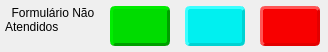
           <widget class="QFrame" name="frame_2">
            <property name="maximumSize">
             <size>
              <width>16777215</width>
              <height>50</height>
             </size>
            </property>
            <property name="styleSheet">
             <string notr="true">QFrame{
	border: 0px;
}
QPushButton {
	background-color: rgb(207, 207, 207);
	border-style: outset;
    border-width: 2px;
    border-radius: 5px; 
    border-color: rgb(238, 238, 238);
    font: bold 14px;		
	text-align: center;
	color: rgb(0, 0, 0);
}

QPushButton::hover {
    background-color: rgb(190, 190, 190);
    border-style: inset;
}

QPushButton::pressed {
    background-color: rgb(190, 190, 190);
    border-style: inset;
}</string>
            </property>
            <property name="frameShape">
             <enum>QFrame::StyledPanel</enum>
            </property>
            <property name="frameShadow">
             <enum>QFrame::Raised</enum>
            </property>
            <layout class="QHBoxLayout" name="horizontalLayout">
             <property name="spacing">
              <number>15</number>
             </property>
             <property name="leftMargin">
              <number>5</number>
             </property>
             <property name="topMargin">
              <number>6</number>
             </property>
             <property name="rightMargin">
              <number>8</number>
             </property>
             <property name="bottomMargin">
              <number>6</number>
             </property>
             <item>
              <widget class="QLabel" name="label">
               <property name="minimumSize">
                <size>
                 <width>0</width>
                 <height>30</height>
                </size>
               </property>
               <property name="styleSheet">
                <string notr="true">
font: bold 14pt &quot;Segoe UI&quot;;
border: 0px;</string>
               </property>
               <property name="text">
                <string>  Formulário Não Atendidos</string>
               </property>
               <property name="alignment">
                <set>Qt::AlignLeading|Qt::AlignLeft|Qt::AlignTop</set>
               </property>
               <property name="wordWrap">
                <bool>true</bool>
               </property>
              </widget>
             </item>
             <item>
              <widget class="QPushButton" name="btn_salvar_novo">
               <property name="minimumSize">
                <size>
                 <width>60</width>
                 <height>40</height>
                </size>
               </property>
               <property name="maximumSize">
                <size>
                 <width>60</width>
                 <height>40</height>
                </size>
               </property>
               <property name="toolTip">
                <string>&lt;html&gt;&lt;head/&gt;&lt;body&gt;&lt;p&gt;Salvar e Novo&lt;/p&gt;&lt;/body&gt;&lt;/html&gt;</string>
               </property>
               <property name="styleSheet">
                <string notr="true">#btn_salvar_novo{	
	background-color: rgb(0, 220, 0);
    border-style: outset;
    border-width: 3px;
    border-radius: 5px; 
    border-color: rgb(0, 158, 0);
    font: bold 14px;		
	text-align: center;
	color: rgb(255, 255, 255);
}
#btn_salvar_novo::hover {
    background-color: rgb(0, 195, 0);
    border-style: inset;
}
#btn_salvar_novo::pressed {
    background-color: rgb(0, 195, 0);
    border-style: inset;
}
</string>
               </property>
               <property name="text">
                <string/>
               </property>
               <property name="icon">
                <iconset resource="../assets/icons/icons_alt_regras.qrc">
                 <normaloff>:/assets.icons_alt_regras/salvar-novo50.png</normaloff>:/assets.icons_alt_regras/salvar-novo50.png</iconset>
               </property>
               <property name="iconSize">
                <size>
                 <width>30</width>
                 <height>30</height>
                </size>
               </property>
              </widget>
             </item>
             <item>
              <widget class="QPushButton" name="btn_salvar_sair">
               <property name="minimumSize">
                <size>
                 <width>60</width>
                 <height>40</height>
                </size>
               </property>
               <property name="maximumSize">
                <size>
                 <width>60</width>
                 <height>40</height>
                </size>
               </property>
               <property name="toolTip">
                <string>&lt;html&gt;&lt;head/&gt;&lt;body&gt;&lt;p&gt;Salvar e Sair&lt;/p&gt;&lt;/body&gt;&lt;/html&gt;</string>
               </property>
               <property name="styleSheet">
                <string notr="true">#btn_salvar_sair{	
	background-color: rgb(0, 240, 240);
    border-style: outset;
    border-width: 3px;
    border-radius: 5px; 
    border-color: rgb(0, 210, 210);
    font: bold 14px;		
	text-align: center;
	color: rgb(255, 255, 255);
}
#btn_salvar_sair::hover {
    background-color: rgb(0, 180, 180);
    border-style: inset;
}
#btn_salvar_sair::pressed {
    background-color: rgb(0, 180, 180);
    border-style: inset;
}
</string>
               </property>
               <property name="text">
                <string/>
               </property>
               <property name="icon">
                <iconset resource="../assets/icons/icons_alt_regras.qrc">
                 <normaloff>:/assets.icons_alt_regras/salvar-e-fechar.png</normaloff>:/assets.icons_alt_regras/salvar-e-fechar.png</iconset>
               </property>
               <property name="iconSize">
                <size>
                 <width>30</width>
                 <height>30</height>
                </size>
               </property>
              </widget>
             </item>
             <item>
              <widget class="QPushButton" name="btn_cancelar">
               <property name="minimumSize">
                <size>
                 <width>60</width>
                 <height>40</height>
                </size>
               </property>
               <property name="maximumSize">
                <size>
                 <width>60</width>
                 <height>40</height>
                </size>
               </property>
               <property name="toolTip">
                <string>&lt;html&gt;&lt;head/&gt;&lt;body&gt;&lt;p&gt;Cancelar&lt;/p&gt;&lt;/body&gt;&lt;/html&gt;</string>
               </property>
               <property name="styleSheet">
                <string notr="true">#btn_cancelar{	
	background-color: rgb(248, 0, 0);
    border-style: outset;
    border-width: 3px;
    border-radius: 5px; 
    border-color: rgb(227, 0, 0);
    font: bold 14px;		
	text-align: center;
	color: rgb(255, 255, 255);
}
#btn_cancelar::hover {
    background-color: rgb(165, 0, 0);
    border-style: inset;
}
#btn_cancelar::pressed {
    background-color: rgb(165, 0, 0);
    border-style: inset;
}</string>
               </property>
               <property name="text">
                <string/>
               </property>
               <property name="icon">
                <iconset resource="../assets/icons/icons_alt_regras.qrc">
                 <normaloff>:/assets.icons_alt_regras/fechar-janela.png</normaloff>:/assets.icons_alt_regras/fechar-janela.png</iconset>
               </property>
               <property name="iconSize">
                <size>
                 <width>30</width>
                 <height>30</height>
                </size>
               </property>
              </widget>
             </item>
            </layout>
           </widget>
